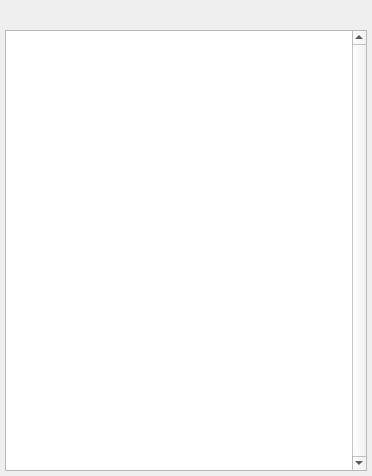
<?xml version="1.0" encoding="UTF-8"?>
<ui version="4.0">
 <class>PivotTreeWidget</class>
 <widget class="QWidget" name="PivotTreeWidget">
  <property name="geometry">
   <rect>
    <x>0</x>
    <y>0</y>
    <width>372</width>
    <height>476</height>
   </rect>
  </property>
  <property name="windowTitle">
   <string>Form</string>
  </property>
  <layout class="QVBoxLayout" name="verticalLayout">
   <property name="spacing">
    <number>5</number>
   </property>
   <property name="leftMargin">
    <number>5</number>
   </property>
   <property name="topMargin">
    <number>5</number>
   </property>
   <property name="rightMargin">
    <number>5</number>
   </property>
   <property name="bottomMargin">
    <number>5</number>
   </property>
   <item>
    <widget class="AzQtComponents::FilteredSearchWidget" name="filterWidget" native="true">
     <property name="sizePolicy">
      <sizepolicy hsizetype="Preferred" vsizetype="Fixed">
       <horstretch>0</horstretch>
       <verstretch>0</verstretch>
      </sizepolicy>
     </property>
     <property name="minimumSize">
      <size>
       <width>0</width>
       <height>20</height>
      </size>
     </property>
    </widget>
   </item>
   <item>
    <widget class="AzToolsFramework::QTreeViewWithStateSaving" name="pivotTreeView">
     <property name="verticalScrollBarPolicy">
      <enum>Qt::ScrollBarAlwaysOn</enum>
     </property>
     <property name="alternatingRowColors">
      <bool>true</bool>
     </property>
     <property name="uniformRowHeights">
      <bool>true</bool>
     </property>
     <property name="expandsOnDoubleClick">
      <bool>false</bool>
     </property>
    </widget>
   </item>
  </layout>
 </widget>
 <customwidgets>
  <customwidget>
   <class>AzQtComponents::FilteredSearchWidget</class>
   <extends>QWidget</extends>
   <header location="global">AzQtComponents/Components/FilteredSearchWidget.h</header>
   <container>1</container>
  </customwidget>
  <customwidget>
   <class>AzToolsFramework::QTreeViewWithStateSaving</class>
   <extends>QTreeView</extends>
   <header location="global">AzToolsFramework/UI/UICore/QTreeViewStateSaver.hxx</header>
  </customwidget>
 </customwidgets>
 <resources/>
 <connections/>
</ui>
